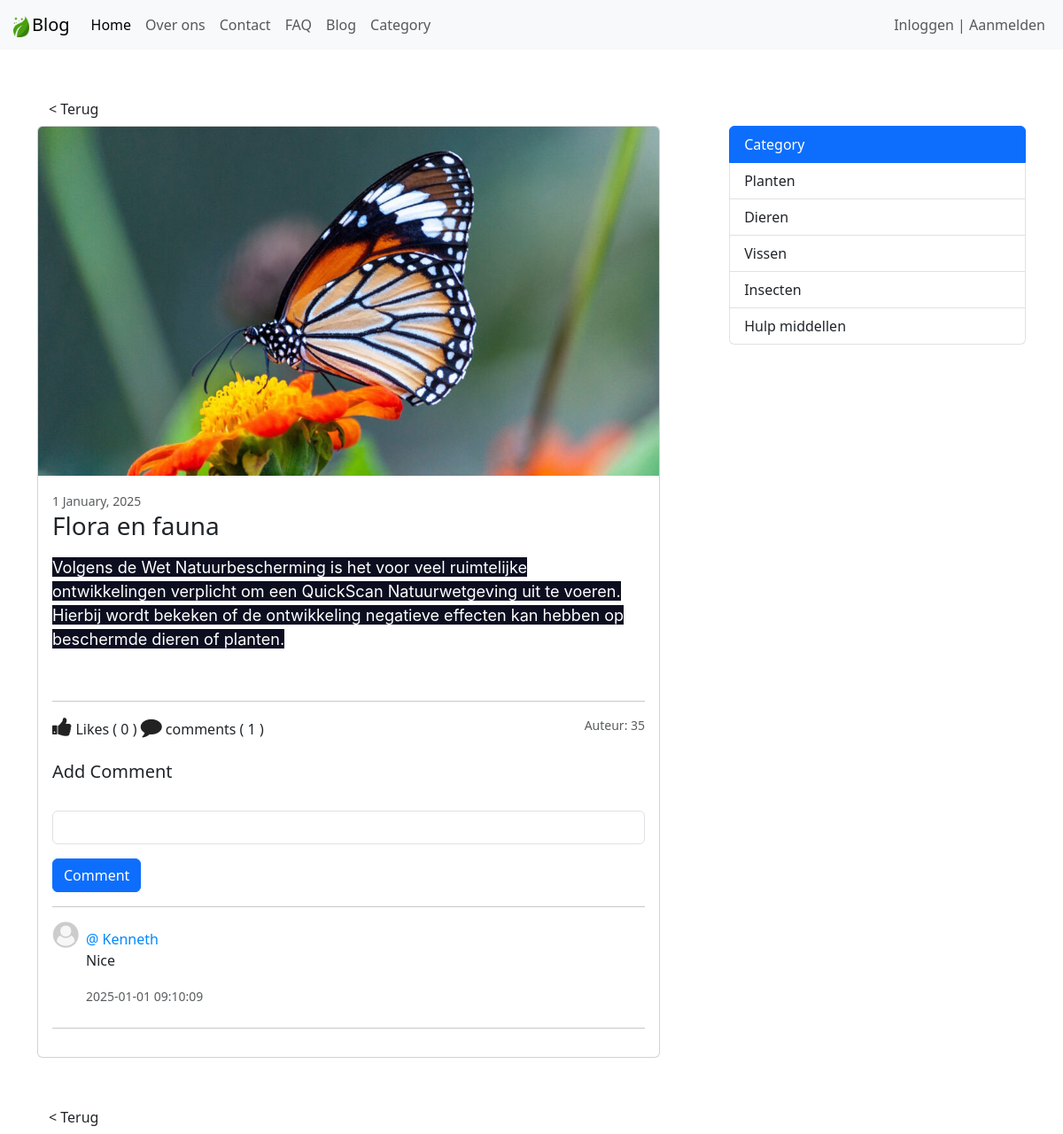
The app's page /blog-view.php?post_id=35 with its own data.
### tables this page shows
CREATE TABLE `post` (
  `post_id` int(11) NOT NULL,
  `post_title` varchar(127) NOT NULL,
  `post_text` text NOT NULL,
  `category` int(11) NOT NULL,
  `publish` int(2) NOT NULL DEFAULT 1,
  `cover_url` varchar(255) NOT NULL DEFAULT 'default.jpg',
  `crated_at` datetime NOT NULL DEFAULT current_timestamp()
);

CREATE TABLE `comment` (
  `comment_id` int(11) NOT NULL,
  `comment` varchar(255) NOT NULL,
  `user_id` int(11) NOT NULL,
  `post_id` int(11) NOT NULL,
  `crated_at` datetime NOT NULL DEFAULT current_timestamp()
);

CREATE TABLE `users` (
  `id` int(11) NOT NULL,
  `fname` varchar(255) NOT NULL,
  `username` varchar(255) NOT NULL,
  `password` varchar(255) NOT NULL
);

CREATE TABLE `category` (
  `id` int(11) NOT NULL,
  `category` varchar(127) NOT NULL
);

### admin/data/post.php (called while the page is built, shortened)
<?php
function getById($conn, $id) {
    $sql = "SELECT * FROM post WHERE post_id=? AND publish=1";
    $stmt = $conn->prepare($sql);
    $stmt->execute([$id]);
    if ($stmt->rowCount() >= 1) {
        $data = $stmt->fetch();
        return $data;
    } else {
        return 0;
    }
}
function get5Categories($conn) {
    $sql = "SELECT * FROM category LIMIT 5";
    $stmt = $conn->prepare($sql);
    $stmt->execute();
    if ($stmt->rowCount() >= 1) {
        $data = $stmt->fetchAll();
        return $data;
    } else {
        return 0;
    }
}
function getUserByID($conn, $id) {
    $sql = "SELECT id, fname, username FROM users WHERE id=?";
    $stmt = $conn->prepare($sql);
    $stmt->execute([$id]);
    if ($stmt->rowCount() >= 1) {
        $data = $stmt->fetch();
        return $data;
    } else {
        return 0;
    }
}

### admin/data/comment.php (called while the page is built, shortened)
<?php
function CountByPostID($conn, $id){
   $sql = "SELECT * FROM comment WHERE post_id=?";
   $stmt = $conn->prepare($sql);
   $stmt->execute([$id]);
   return $stmt->rowCount();
}
function likeCountByPostID($conn, $id){
   $sql = "SELECT * FROM post_like WHERE post_id=?";
   $stmt = $conn->prepare($sql);
   $stmt->execute([$id]);
   return $stmt->rowCount();
}
function getCommentsByPostID($conn, $id){
   $sql = "SELECT * FROM comment WHERE post_id=? ORDER BY comment_id desc";
   $stmt = $conn->prepare($sql);
   $stmt->execute([$id]);
   if($stmt->rowCount() >= 1){
      $data = $stmt->fetchAll();
      return $data;
   }else {
       return 0;
   }
}

### blog-view.php (the view, shortened to what this page needs)
<?php
$logged = false;
if (isset($_GET['post_id'])) {
        include_once("admin/data/post.php");
		include_once("admin/data/comment.php");
		include_once("db_conn.php");
        $id = $_GET['post_id'];
		$post = getById($conn, $id);
        $comments = getCommentsByPostID($conn, $id);
        $categories = get5Categories($conn);
?>
<!DOCTYPE html>
<html lang="en">
<head>
    <link rel="stylesheet" href="https://stackpath.bootstrapcdn.com/font-awesome/4.7.0/css/font-awesome.min.css">
    <link href="https://cdn.jsdelivr.net/npm/bootstrap@5.3.3/dist/css/bootstrap.min.css" rel="stylesheet">
    <link rel="stylesheet" href="css/style.css">
</head>
<body>
    <?php
        include 'inc/NavBar.php';
    ?>
    <div class="container mt-5">
    <a href="javascript:history.back()" class="btn terug-btn">< Terug</a>
        <section class="d-flex">
            <main class="main-blog">
                <div class="card main-blog-card mb-5">
                    <img src="upload/blog/<?=$post['cover_url']?>" class="card-img-top" alt="...">
                    <div class="card-body">
                    <small class="text-body-secondary"><?= date('j F, Y', strtotime($post['crated_at'])) ?></small>
                    <br>
                        <h3 class="card-title"><?=$post['post_title']?></h3>
                        <p class="card-text"><?=$post['post_text']?></p>
                        <br>
                    <hr>
                        <div class="d-flex justify-content-between">
                            <div class="react-btns">
                            <?php
                                $post_id = $post['post_id'];
                                if ($logged) {
                                    $liked = isLikedByUserID($conn, $post_id, $user_id);
                                if ($liked) {
                                ?>
                                <i class="fa fa-thumbs-up liked like-btn"
                                    post-id="<?=$post_id?>"
                                    liked="1"
                                    aria-hidden="true">
                                </i>
                                <?php }else { ?>
                                    <i class="fa fa-thumbs-up like like-btn"
                                        post-id="<?=$post_id?>"
                                        liked="0"
                                        aria-hidden="true">
                                    </i>
                                <?php } }else { ?>
                                <i class="fa fa-thumbs-up" aria-hidden="true"></i>
                                <?php } ?>
                                 Likes (
                                <span><?php
                                    echo likeCountByPostID($conn, $post['post_id']);
                                ?></span> )
                                <i class="fa fa-comment" aria-hidden="true">
                                </i> comments (
                                <?php
                                    echo CountByPostID($conn, $post['post_id']);
                                ?> )
                            </div>
                        <small class="text-body-secondary">Auteur: <?=$post['post_id']?></small>
                    </div>
                    <form action="php/comment.php"
                        method="post"
                        id="comments">
                        <h5 class="mt-4">Add Comment</h5><br>
                        <div class="mb-3">
                            <input type="text"
                                class="form-control"
                                name="comment">
                        </div>
                        <button type="submit" class="btn btn-primary">Comment</button>
		            </form> <hr>
                    <div>
                        <div class="comments">
                            <?php if($comments != 0){
                                foreach ($comments as $comment){
                                    $u = getUserByID($conn, $comment['user_id']);
                            ?>
                            <div class="comment d-flex">
                                <div>
                                    <img src="img/user-default.png" width="30" height="30">
                                </div>
                                <div class="p-2">
                                    <span>@ <?=$u['username'] ?></span>
                                    <p><?=$comment['comment']?></p>
                                    <small class="text-body-secondary"><?=$comment['crated_at']?></small>
                                </div>
                            </div><hr>
                            <?php }} ?>
                        </div>
                    </div>
                    </div>
                </div>
            </main>
            <aside class="aside-main">
                <div class="list-group category-aside">
                    <a href="#" class="list-group-item list-group-item-action active" aria-current="true">
                        Category
                    </a>
                    <?php foreach ($categories as $category) { ?>
                    <a href="category.php?category_id=<?=$category['id']?>" class="list-group-item list-group-item-action">
                        <?php echo $category['category']; ?>
                    </a>
                    <?php } ?>
                </div>
            </aside>
        </section>
        <a href="javascript:history.back()" class="btn terug-btn">< Terug</a>
    </div>
</body>
</html>
<?php }else {
	header("Location: blog.php");
	exit;
} ?>

### css/style.css (style rules this page uses)
body { overflow-y: scroll; }
img { max-width: 100%; }
.main-blog-card { width: 90%; }
.category-aside { width: 100%; }
.main-blog { width: 70%; }
.aside-main { width: 30%; }
.react-btns i { font-size: 24px; color: #222; cursor: pointer; }
.comments .comment span { color: #0088FF; }

### records on screen
post: cover_url (picture), crated_at "1 January, 2025", post_title "Flora en fauna", post_text "Volgens de Wet Natuurbescherming is het voor veel ruimtelijke ontwikkelingen verplicht om een QuickScan Natuurwetgeving uit te voeren. Hierbij wordt bekeken of de ontwikkeling negatieve effecten kan hebben op beschermde dieren of planten.", post_id "35"
comment: user.username "Kenneth", comment "Nice", crated_at "2025-01-01 09:10:09"
category: category "Planten"
category: category "Dieren"
category: category "Vissen"
category: category "Insecten"
category: category "Hulp middellen"

### other values on screen
likeCountByPostID($conn, $post['post_id']) "0"
CountByPostID($conn, $post['post_id']) "1"
